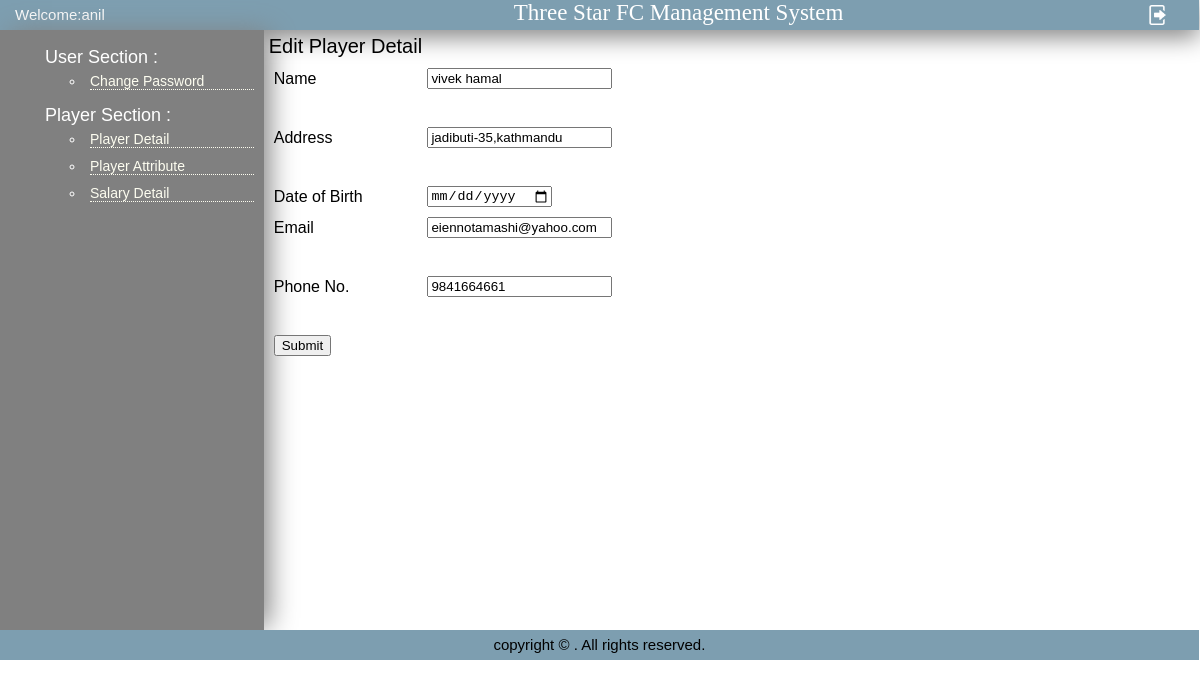
The page /player_detail_edit.php?id=34 (signed in) on the database its author committed.
### tables this page shows
CREATE TABLE `users` (
  `username` varchar(100) DEFAULT NULL,
  `email` varchar(100) DEFAULT NULL,
  `password` varchar(100) DEFAULT NULL,
  `admin_id` int(11) NOT NULL
);

CREATE TABLE `player_detail` (
  `id` int(100) NOT NULL,
  `name` varchar(30) DEFAULT NULL,
  `address` varchar(30) DEFAULT NULL,
  `DOB` varchar(120) NOT NULL,
  `email` varchar(30) DEFAULT NULL,
  `phone_no` bigint(100) DEFAULT NULL,
  `image` varchar(100) NOT NULL
);

### player_detail_edit.php (the view, shortened to what this page needs)
<?php
include 'include/config.php';
if ($_SESSION['username'] == "admin")
include("include/header_admin.php");
else
include("include/header.php");
?>
<?php
if(isset($_GET['id'])){
    $id = $_GET['id'];
    $query = "SELECT * FROM player_detail WHERE id=".$id;
    $result = mysqli_query($con,$query);
    $row = mysqli_fetch_object($result);
}
?>
<div id="pagename">Edit Player Detail</div>
<br /><br />
<form action="<?php echo 'player_detail_edit.php';?>" method="post">
    <table class="formshade" border="0" width="50%" cellspacing="0" cellpadding="5">
        <tr>
            <td>Name</td>
            <td><input type="text" name="name" value="<?php echo $row->name;?>" required/></td>
        </tr>
        <tr><td colspan="2">&nbsp;</td></tr>
        <tr>
            <td>Address</td>
            <td><input type="text" name="address" value="<?php echo $row->address;?>" required/></td>
        </tr>
        <tr><td colspan="2">&nbsp;</td></tr>
        <tr>
            <td>Date of Birth</td>
          <td>  <input type="date" name="birthday" value="<?php echo $row->DOB;?>" required></td>
        </tr>
        <tr>
            <td>Email</td>
            <td><input type="text" name="email" value="<?php echo $row->email;?>" pattern="[a-z0-9._%+-]+@[a-z0-9.-]+\.[a-z]{2,}$" required/></td>
        </tr>
        <tr><td colspan="2">&nbsp;</td></tr>
        <tr>
            <td>Phone No.</td>
            <td><input type="tel" name="phone" value="<?php echo $row->phone_no;?>" required/></td>
        </tr>
        <tr><td colspan="2">&nbsp;</td></tr>
        <tr>
            <td colspan="2"><input type="submit" name="update" value="Submit" /></td>
        </tr>
    </table>
</form>
 <?php
include 'include/footer.php'
?>

### include/header.php (shortened to what this page needs)
<html>
    <head>
    </head>
    <body>
	<div class="container">
    <div id="header">
        <div id="welcome"><a href="first.php">Welcome:<?php echo $_SESSION['username']?></a></div>
        <div id="siteName"> Three Star FC Management System</div>
        <div id="logout"><a href="index.php"><img src="include/logout.png" alt="logout"></a>
        </div>
    </div>
    <div id="main">
        <div id="sidebar">
        	<ul>
                <li class="sidebar_header">User Section :
                <ul> <?php
				$query = "select * from users where username='".$_SESSION['username']."'";
					$result = mysqli_query($con,$query);
					while($row = mysqli_fetch_array($result))
					{
				?>
				    <li><a href="<?php echo  'change_pswd_users.php?id='.$row['admin_id'];?>">Change Password</a></li>
				<?php } ?>
                </ul>
                </li>
                <li class="sidebar_header">Player Section :
                    <ul>
                    	<li><a href="player_detail.php">Player Detail</a></li>
                    	<li><a href="attribute.php">Player Attribute</a></li>
						<li><a href="salary.php">Salary Detail</a></li>
                	</ul>
                </li>
            </ul>
        </div>
        <div id="content">
        	<div id="content-body">

### include/header.php (style rules this page uses)
body { margin:0px; width:99.9%; font-family: Arial, Helvetica, sans-serif; font-size:12px; }
a { text-decoration: none; }
#header { background-color:#7D9EB0; box-shadow: 0 7px 24px #808080; margin:0px; width:100%; height:30px; }
#welcome { line-height:30px; text-indent:15px; margin:0px; width:22%; height: 30px; float:left; }
#welcome a { text-decoration: none; color:white; font-size:15px }
#siteName { width:72%; height:30px; margin:0px; float:left; text-indent:250px; font-size:23px; font-family: "Times New Roman","Trebuchet MS"; color:white; }
#logout { float:left; }
#logout img { padding-left:20px; padding-top:5px; padding-top:5px; width:20px; height:20px; }
#main { width:100%; margin:0px; float:left; }
#sidebar { background-color:#808080; box-shadow: 8px 0 26px -3px #808080; display:inline; width:22%; margin:0px; float:left; min-height:600px; }
#sidebar a { display:block; padding:0px; border-bottom:1px dotted #FDFDF0; text-decoration:none; color:#FDFDF0; }
ul li { padding: 5px; font-size:14px; }
.sidebar_header { list-style:none; font-size:18px; color:white; }
#content { margin:0%; width:77%; float:left; min-height:600px; display:inline; }
#pagename { font-size:20px; width:70%; float:left; }
#content-body { padding:5px; }
table { border-color: white; }

### rows shown on the page
player_detail: name "vivek hamal", address "jadibuti-35,kathmandu", email "eiennotamashi@yahoo.com", phone "9841664661"

### other values the page prints
$_SESSION['username'] "anil"
